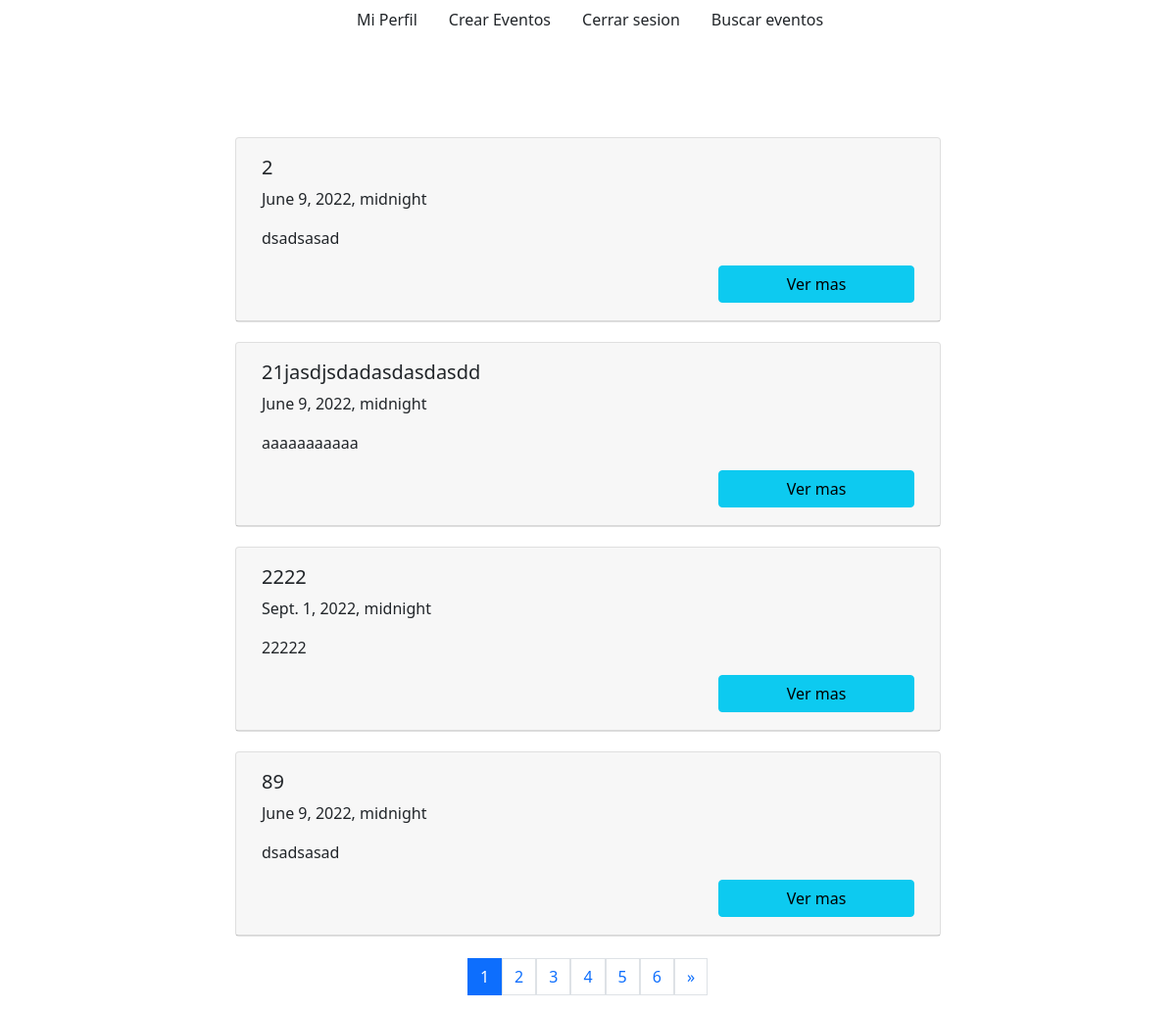
/event/listview/ (signed in), run on an earlier commit of the app's database.
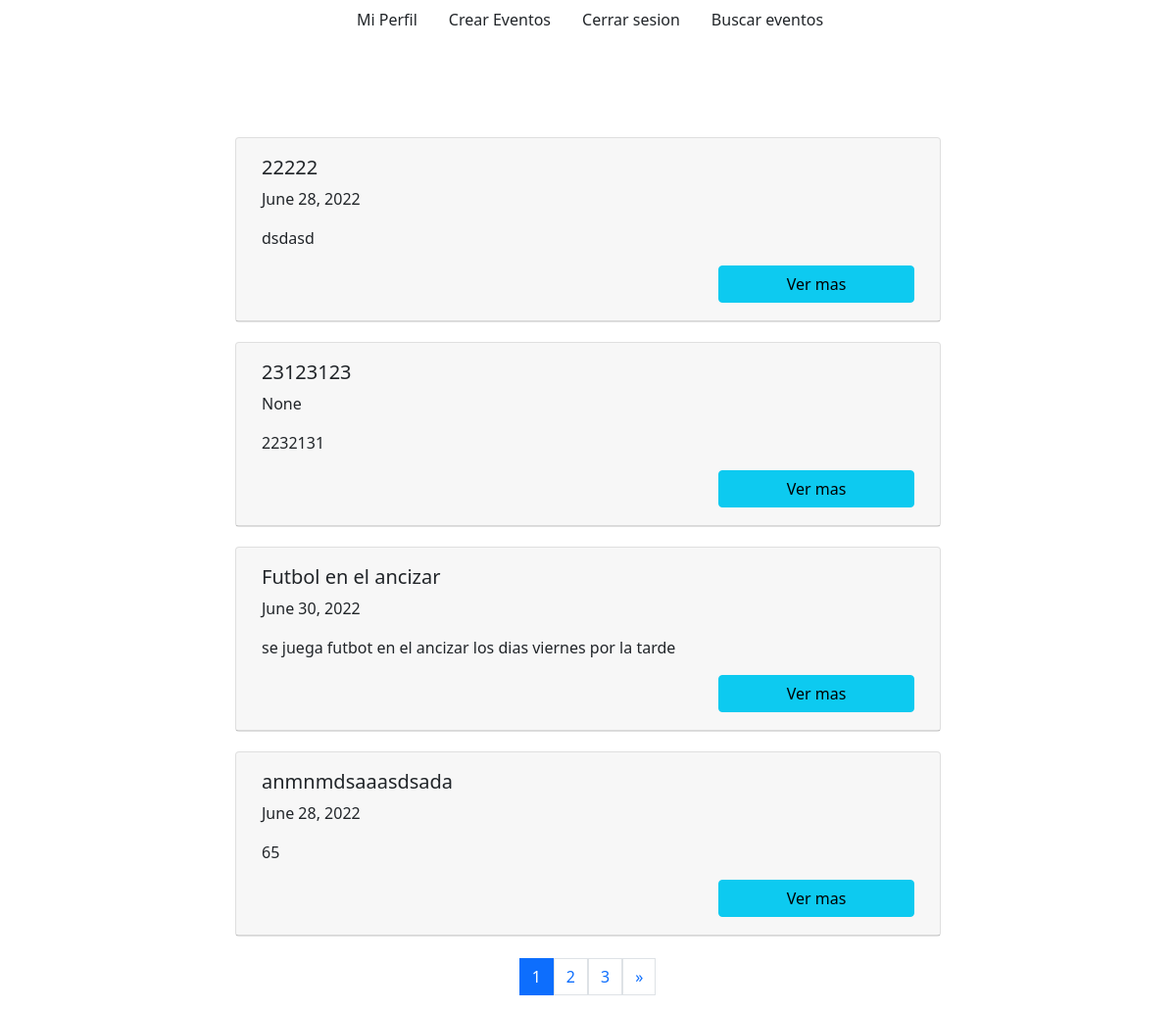
And on a later commit of the database.
### event/models.py (models this page shows, shortened)
class event(models.Model):
    id = models.AutoField(primary_key=True)
    name = models.CharField(max_length=45, unique=True)
    Description = models.TextField(max_length=245)
    facultad = models.CharField(max_length=20, null=True, blank=True)
    undergrade = models.CharField(max_length=30,null=True,blank =True)
    image = models.ImageField(upload_to=  "../images",null= True,blank=True)
    place = models.CharField(max_length=200)
    points = models.IntegerField()
    date = models.DateField(blank=True, null=True)
    hour = models.TimeField(blank=True, null=True)
    creator = models.ForeignKey(on_delete=models.CASCADE,to='user.user', related_name = "creator",null= True,blank=True)
    category = models.ManyToManyField('category')
    class Meta:
         verbose_name = "event"
         ordering = ['name']

### event/views.py (the view)
# urls.py: path('listview/', eventList.as_view(), name= "listview"),
class eventList( LoginRequiredMixin, ListView):
    model = event
    context_object_name = 'events'  # Default: object_list
    paginate_by = 4
    template_name = "../templates/event_list_test.html"
    queryset = event.objects.all()

### templates/event_list_test.html (shortened to what this page needs)
<html>
    <head>
    <link href="https://cdn.jsdelivr.net/npm/bootstrap@5.0.2/dist/css/bootstrap.min.css" rel="stylesheet">
    </head>
    <body>
        {% block content %}
           <nav class="nav ps-1 justify-content-center bg-white">
            <a href="../../User/perfil/" class="nav-link text-reset">Mi Perfil</a>
            <a href="../crearEvento/" class="nav-link text-reset">Crear Eventos</a>
            <a href="../../accounts/logout/ " class="nav-link text-reset">Cerrar sesion</a>
            <a href="../listview/" class="nav-link text-reset">Buscar eventos</a>
           </nav>
           {% endblock %}
           <div class="container" style="display: flex; justify-content: center; align-items: center; flex-direction: column; margin-top: 2%;  ">
            <h1>Lista de eventos</h1 class="h2">
            {%for event in events%}
            <div class="container" style="display: flex; justify-content: space-around; align-items: center; flex-direction: row;">
                <div class="card" style="width: 60vw; margin-top: 20px;">
                    <div class="card-header">
                        <div class="card-body" style="display: flex;  flex-direction: column;   padding: 10px;">
                            <h5 class="card-title">{{event.name}}</h5>
                            <p> {{event.date}}</p>
                            <p class="card-text">{{event.Description}}</p>
                            <a href="../verEvento/{{event.id}}"  style = "align-items: flex-end; margin-left: 70%;" class="btn btn-info">Ver mas</a>
                          </div>
                    </div>
                   </div>
            </div>
               {% endfor %}
               {% if is_paginated %}
  <ul class="pagination" style="margin-top: 2% ;">
    {% for i in paginator.page_range %}
      {% if page_obj.number == i %}
        <li class="page-item active"><span> <span class="page-link">{{i}}</span></span></li>
      {% else %}
        <li><a class="page-link" href="?page={{ i }}">{{ i }}</a></li>
      {% endif %}
    {% endfor %}
    {% if page_obj.has_next %}
      <li><a class="page-link" href="?page={{ page_obj.next_page_number }}">&raquo;</a></li>
    {% else %}
      <li class="disabled"><span></span></li>
    {% endif %}
  </ul>
{% endif %}
           </div>
    </body>
</html>

What changed in the data, as far as the page shows it:
no longer on this page (row edited): event: name "2", date "June 9, 2022, midnight", Description "dsadsasad"
removed event: name "21jasdjsdadasdasdasdd", date "June 9, 2022, midnight", Description "aaaaaaaaaaa"
removed event: name "2222", date "Sept. 1, 2022, midnight", Description "22222"
no longer on this page (row edited): event: name "89", date "June 9, 2022, midnight", Description "dsadsasad"
added event: name "22222", date "June 28, 2022", Description "dsdasd"
added event: name "23123123", date "None", Description "2232131"
now on this page (row edited): event: name "Futbol en el ancizar", date "June 30, 2022", Description "se juega futbot en el ancizar los dias viernes por la tarde"
now on this page (row edited): event: name "anmnmdsaaasdsada", date "June 28, 2022", Description "65"
Also different on the page:
list line gone: "4"
list line gone: "5"
list line gone: "6"
